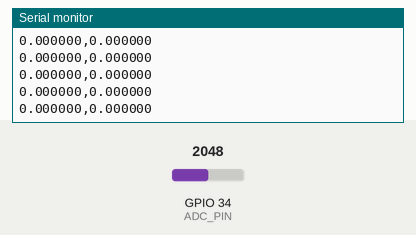
This sketch was run on a simulated ESP32. On the bench: the last lines printed to the serial monitor. The test bench sets the inputs (shaded band); at power-on: GPIO 34 (ADC_PIN) = 2048 (analog values on the 0–4095 scale).

Above: at 1.2 s.
1.3 s: GPIO 34 (ADC_PIN) set to 2866
At 2.0 s:
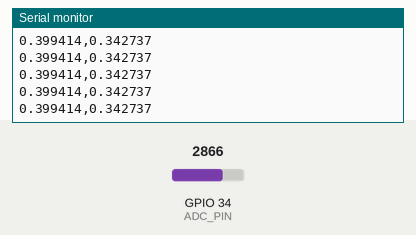
2.8 s: GPIO 34 (ADC_PIN) set to 3603
At 3.6 s:
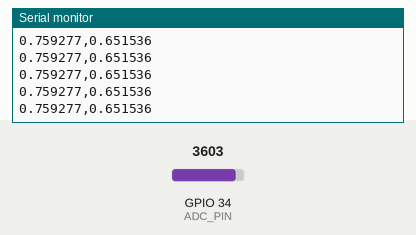
Timing chart, 0 to 4.1 s (numbered marks = the images above; inputs shaded):
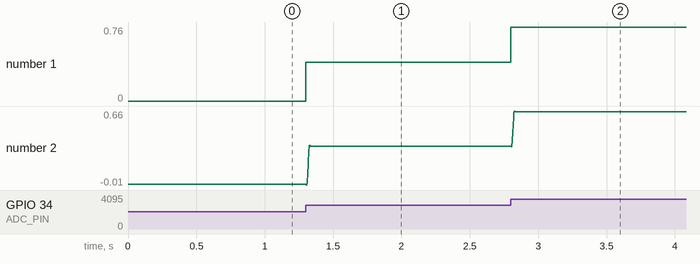

The sketch:

filtro_embebido_esp32.ino
```cpp
/*
  Filtro embebido de referencia para ESP32.
  Modo FIR o IIR por bandera USE_FIR.
  Senal de ejemplo: lectura ADC normalizada.
*/

#include <Arduino.h>

#define FS_HZ 1000
#define USE_FIR 1

#if USE_FIR
// FIR corto de referencia (pasa banda aproximado) para demo en MCU.
const int FIR_TAPS = 21;
const float fir_b[FIR_TAPS] = {
  -0.0032f, -0.0051f, -0.0069f, -0.0034f, 0.0103f,
  0.0358f, 0.0669f, 0.0932f, 0.1058f, 0.0991f,
  0.0731f,
  0.0991f, 0.1058f, 0.0932f, 0.0669f,
  0.0358f, 0.0103f, -0.0034f, -0.0069f, -0.0051f,
  -0.0032f
};
float fir_x[FIR_TAPS] = {0};
int fir_idx = 0;
#else
// IIR biquad cascada HP + LP (forma directa I).
const int B_LEN = 5;
const int A_LEN = 5;
const float iir_b[B_LEN] = {0.6325f, -1.2650f, 0.6325f, 0.0000f, 0.0000f};
const float iir_a[A_LEN] = {1.0000f, -1.1429f, 0.4128f, 0.0000f, 0.0000f};
float iir_x[B_LEN] = {0};
float iir_y[A_LEN] = {0};
#endif

const int ADC_PIN = 34;

float readSensorSample() {
  int raw = analogRead(ADC_PIN);
  float centered = (float)raw - 2048.0f;
  return centered / 2048.0f;
}

#if USE_FIR
float processFir(float x) {
  fir_x[fir_idx] = x;

  float y = 0.0f;
  int idx = fir_idx;
  for (int k = 0; k < FIR_TAPS; k++) {
    y += fir_b[k] * fir_x[idx];
    idx--;
    if (idx < 0) {
      idx = FIR_TAPS - 1;
    }
  }

  fir_idx++;
  if (fir_idx >= FIR_TAPS) {
    fir_idx = 0;
  }

  return y;
}
#else
float processIir(float x) {
  for (int i = B_LEN - 1; i > 0; i--) {
    iir_x[i] = iir_x[i - 1];
  }
  iir_x[0] = x;

  float y = 0.0f;
  for (int i = 0; i < B_LEN; i++) {
    y += iir_b[i] * iir_x[i];
  }
  for (int i = 1; i < A_LEN; i++) {
    y -= iir_a[i] * iir_y[i - 1];
  }

  for (int i = A_LEN - 1; i > 0; i--) {
    iir_y[i] = iir_y[i - 1];
  }
  iir_y[0] = y;

  return y;
}
#endif

void setup() {
  Serial.begin(115200);
  analogReadResolution(12);
}

void loop() {
  static uint32_t last_us = 0;
  uint32_t now = micros();
  const uint32_t period_us = 1000000UL / FS_HZ;

  if (now - last_us >= period_us) {
    last_us += period_us;

    float x = readSensorSample();

    float y = 0.0f;
#if USE_FIR
    y = processFir(x);
#else
    y = processIir(x);
#endif

    Serial.print(x, 6);
    Serial.print(',');
    Serial.println(y, 6);
  }
}
```

Measured:
- after the input at 1.3 s, the serial monitor: prints a new line at once (image 1)
- after the input at 2.8 s, the serial monitor: prints a new line at once (image 2)
- plotted number 1: 0 → 0.4 after the input at 1.3 s, 0.4 → 0.76 after the input at 2.8 s
- plotted number 2: 0 → 0.34 after the input at 1.3 s, 0.34 → 0.65 after the input at 2.8 s
